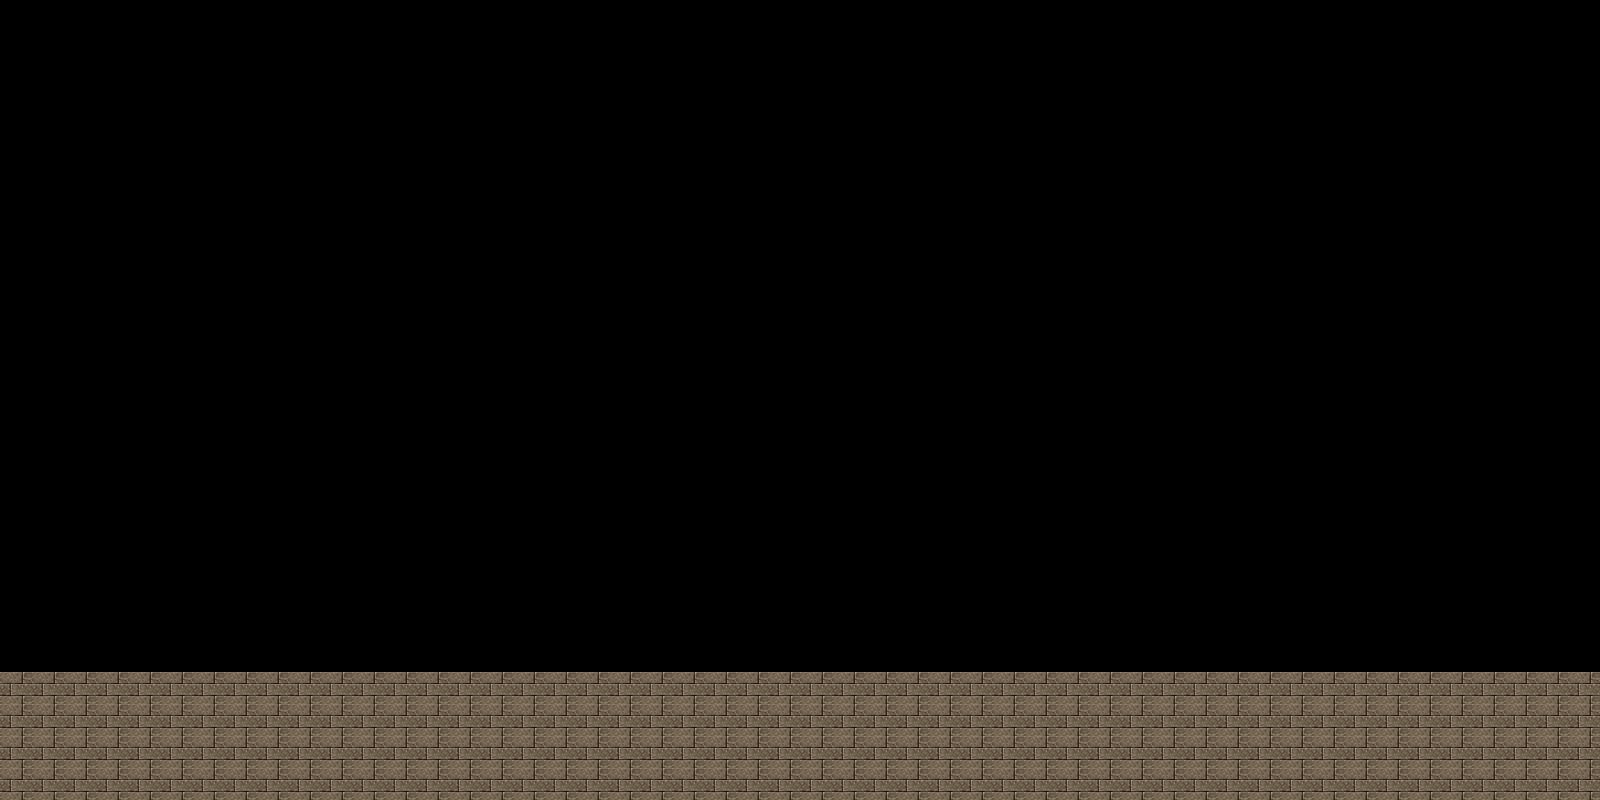

Below is a game level as drawn by its tile map, then a one-line description and the .tmx that defines it (tile-layer data replaced by summaries):
An orthogonal 50x25 tile map with 32x32 px tiles, 1 tile layer (map).

<map version="1.0" orientation="orthogonal" width="50" height="25" tilewidth="32" tileheight="32">
 <tileset firstgid="1" name="castle" tilewidth="32" tileheight="32">
  <image source="castle.png" trans="ffffff" width="584" height="669" />
  <tile id="113">
   <properties>
    <property name="name" value="Floor" />
    <property name="solid" value="true" />
   </properties>
  </tile>
 </tileset>
 <layer name="map" width="50" height="25">
  <properties>
   <property name="name" value="Floor" />
  </properties>
  <data>[1250 cells, 200 non-empty, 1 distinct tile ids]</data>
 </layer>
</map>
